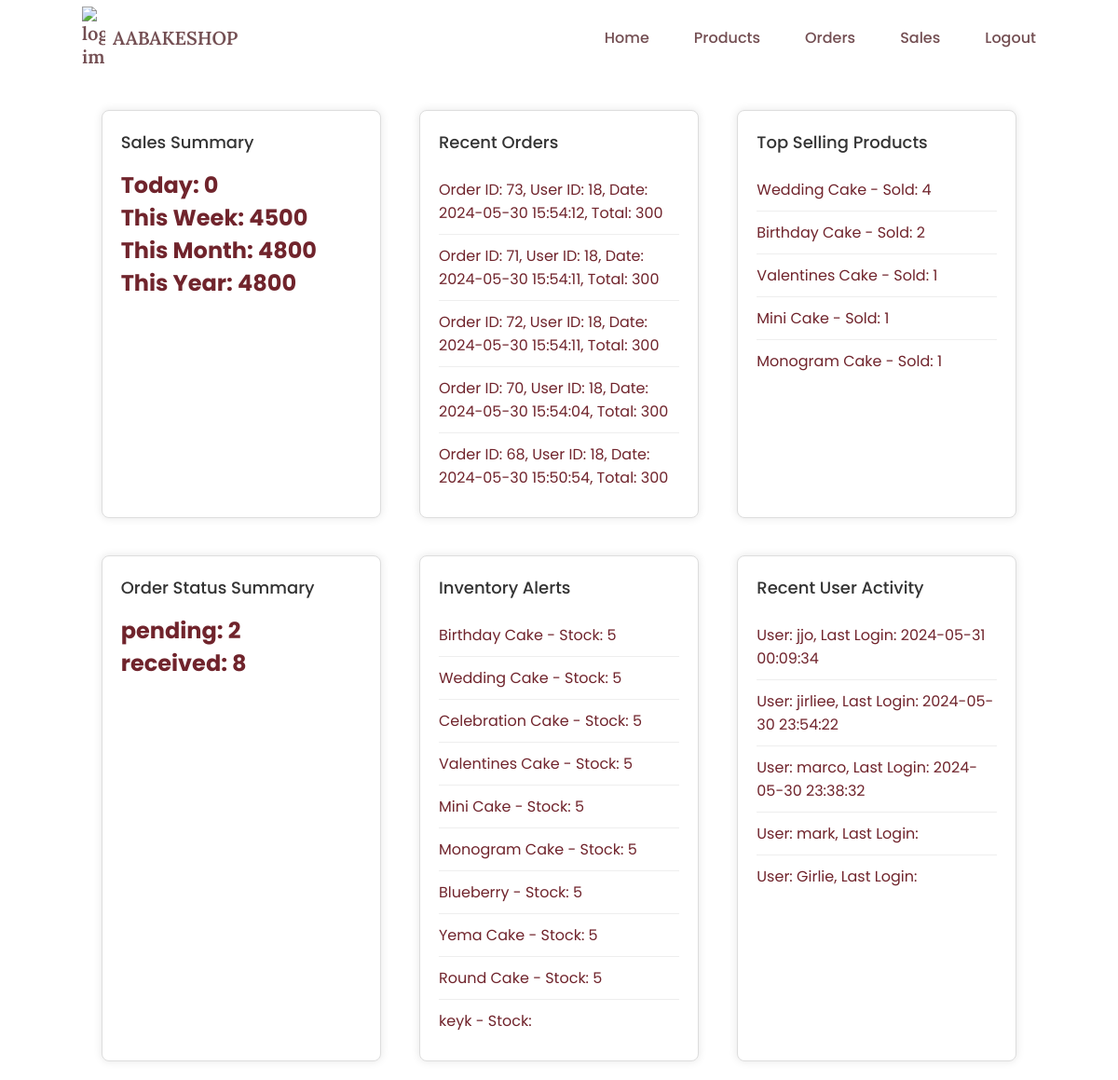
Page /admin/index.php (signed in) on the committed database.
### tables this page shows
CREATE TABLE `orders` (
  `order_id` int(11) NOT NULL,
  `user_id` int(11) NOT NULL,
  `session_id` varchar(255) NOT NULL,
  `product_id` int(255) NOT NULL,
  `product_name` varchar(255) NOT NULL,
  `quantity` int(255) NOT NULL,
  `price` int(255) NOT NULL,
  `order_date` timestamp NOT NULL DEFAULT current_timestamp() ON UPDATE current_timestamp(),
  `subtotal` int(255) NOT NULL,
  `status` varchar(255) DEFAULT 'pending',
  `tracking_number` varchar(16) NOT NULL
);

CREATE TABLE `products` (
  `product_id` int(11) NOT NULL,
  `product_name` varchar(255) NOT NULL,
  `Description` varchar(255) NOT NULL,
  `category_id` varchar(255) NOT NULL,
  `size_id` varchar(255) NOT NULL,
  `stock` varchar(255) NOT NULL,
  `price` varchar(255) NOT NULL,
  `status` varchar(255) NOT NULL,
  `product_image` varchar(255) NOT NULL
);

CREATE TABLE `user` (
  `user_id` int(255) NOT NULL,
  `firstname` varchar(255) NOT NULL,
  `lastname` varchar(255) NOT NULL,
  `username` varchar(255) NOT NULL,
  `password` varchar(255) NOT NULL,
  `email` varchar(255) NOT NULL,
  `role` varchar(255) NOT NULL,
  `last_login` datetime DEFAULT NULL
);

### admin/index.php (the view, shortened to what this page needs)
<!DOCTYPE html>
<html lang="en">
<head>
    <link href="https://cdn.jsdelivr.net/npm/remixicon@2.5.0/fonts/remixicon.css" rel="stylesheet">
    <link rel="stylesheet" href="../css/styles.css">
</head>
<body>
    <header class="header" id="header">
        <nav class="nav container">
            <a href="#" class="nav_logo">
                <img src="../assets/img/cake_logo.png" alt="logo image">
                AABAKESHOP
            </a>
            <div class="nav_menu" id="nav-menu">
                <ul class="nav_list">
                    <li class="nav_item">
                        <a href="index.php" class="nav_link">Home</a>
                    </li>
                    <li class="nav_item">
                        <a href="products.php" class="nav_link">Products</a>
                    </li>
                    <li class="nav_item">
                        <a href="order.php" class="nav_link">Orders</a>
                    </li>
                    <li class="nav_item">
                        <a href="sales.php" class="nav_link">Sales</a>
                    </li>
                </ul>
            </div>
            <a href="admin_logout.php" class="nav_link">Logout</a>
        </nav>
    </header>
    <div class="container">
        <h1>Admin Dashboard</h1>
        <div class="dashboard-container">
            <div class="widget">
                <h2>Sales Summary</h2>
                <?php
                include_once '../db_connection.php';
                $today_sales = $conn->query("SELECT SUM(subtotal) as total_sales FROM orders WHERE DATE(order_date) = CURDATE()")->fetch_assoc()['total_sales'];
                $week_sales = $conn->query("SELECT SUM(subtotal) as total_sales FROM orders WHERE WEEK(order_date) = WEEK(CURDATE())")->fetch_assoc()['total_sales'];
                $month_sales = $conn->query("SELECT SUM(subtotal) as total_sales FROM orders WHERE MONTH(order_date) = MONTH(CURDATE())")->fetch_assoc()['total_sales'];
                $year_sales = $conn->query("SELECT SUM(subtotal) as total_sales FROM orders WHERE YEAR(order_date) = YEAR(CURDATE())")->fetch_assoc()['total_sales'];
                ?>
                <p>Today: <?php echo $today_sales ?: 0; ?></p>
                <p>This Week: <?php echo $week_sales ?: 0; ?></p>
                <p>This Month: <?php echo $month_sales ?: 0; ?></p>
                <p>This Year: <?php echo $year_sales ?: 0; ?></p>
            </div>
            <div class="widget">
                <h2>Recent Orders</h2>
                <ul class="list">
                    <?php
                    $recent_orders = $conn->query("SELECT order_id, user_id, order_date, subtotal FROM orders ORDER BY order_date DESC LIMIT 5");
                    if ($recent_orders->num_rows > 0) {
                        while ($order = $recent_orders->fetch_assoc()) {
                            echo "<li>Order ID: {$order['order_id']}, User ID: {$order['user_id']}, Date: {$order['order_date']}, Total: {$order['subtotal']}</li>";
                        }
                    } else {
                        echo "<li>No recent orders</li>";
                    }
                    ?>
                </ul>
            </div>
            <div class="widget">
                <h2>Top Selling Products</h2>
                <ul class="list">
                    <?php
                    $top_products = $conn->query("SELECT p.product_name, SUM(o.quantity) as total_quantity FROM orders o JOIN products p ON o.product_id = p.product_id GROUP BY o.product_id ORDER BY total_quantity DESC LIMIT 5");
                    if ($top_products->num_rows > 0) {
                        while ($product = $top_products->fetch_assoc()) {
                            echo "<li>{$product['product_name']} - Sold: {$product['total_quantity']}</li>";
                        }
                    } else {
                        echo "<li>No top selling products</li>";
                    }
                    ?>
                </ul>
            </div>
            <div class="widget">
                <h2>Order Status Summary</h2>
                <?php
                $statuses = $conn->query("SELECT status, COUNT(*) as count FROM orders GROUP BY status");
                while ($status = $statuses->fetch_assoc()) {
                    echo "<p>{$status['status']}: {$status['count']}</p>";
                }
                ?>
            </div>
            <div class="widget">
                <h2>Inventory Alerts</h2>
                <ul class="list">
                    <?php
                    $low_stock_products = $conn->query("SELECT product_name, stock FROM products WHERE stock < 10");
                    if ($low_stock_products->num_rows > 0) {
                        while ($product = $low_stock_products->fetch_assoc()) {
                            echo "<li>{$product['product_name']} - Stock: {$product['stock']}</li>";
                        }
                    } else {
                        echo "<li>No low stock products</li>";
                    }
                    ?>
                </ul>
            </div>
            <div class="widget">
                <h2>Recent User Activity</h2>
                <ul class="list">
                    <?php
                    $recent_users = $conn->query("SELECT user_id, username, last_login FROM user ORDER BY last_login DESC LIMIT 5");
                    if ($recent_users->num_rows > 0) {
                        while ($user = $recent_users->fetch_assoc()) {
                            echo "<li>User: {$user['username']}, Last Login: {$user['last_login']}</li>";
                        }
                    } else {
                        echo "<li>No recent user activity</li>";
                    }
                    ?>
                </ul>
            </div>
        </div>
    </div>
</body>
</html>

### css/styles.css (style rules this page uses)
:root { --header-height: 3.5rem; --first-color: hsl(354, 100%, 96%); --first-color-alt: hsl(354, 100%, 94%); --title-color: hsl(354, 19%, 38%); --text-color: hsl(354, 51%, 29%); --text-color-light: hsl(354, 70%, 36%); --body-color: hsl(0, 0%, 100%); --container-color: hsl(0, 0%, 100%); --btn-color: hsl(354,100%,75%); --body-font: "Poppins", sans-serif; --title-font: "Lora", serif; --subtitle-font: "Dancing Script", cursive; --biggest-font-size: 2.25rem; --h1-font-size: 1.5rem; --h2-font-size: 1.25rem; --h3-font-size: 1rem; --normal-font-size: .938rem; --small-font-size: .813rem; --smaller-font-size: .75rem; --font-medium: 500; --font-semi-bold: 600; --z-tooltip: 10; --z-fixed: 100; }
@media screen and (min-width: 1024px) { :root { --biggest-font-size: 4rem; --h1-font-size: 2.25rem; --h2-font-size: 1.5rem; --h3-font-size: 1.25rem; --normal-font-size: 1rem; --small-font-size: .875rem; --smaller-font-size: .813rem; } }
* { box-sizing: border-box; padding: 0; margin: 0; }
html { scroll-behavior: smooth; }
body { font-family: var(--body-font); font-size: var(--normal-font-size); background-color: var(--body-color); color: var(--text-color); transition: background 0.4s; }
h1, h2, h3 { color: var(--title-color); font-weight: var(--font-medium); }
ul { list-style: none; }
a { text-decoration: none; }
img { max-width: 100%; height: auto; }
.container { max-width: 1024px; margin-inline: 1.5rem; }
.header { position: fixed; width: 100%; background-color: var(--body-color); top: 0; left: 0; z-index: var(--z-fixed); transition: box-shadow .3s, background .4s; }
.nav { position: relative; height: var(--header-height); display: flex; justify-content: space-between; align-items: center; }
.nav_logo, .nav_toggle, .nav_close { display: flex; color: var(--title-color); }
.nav_logo { align-items: center; column-gap: .5rem; font-family: var(--title-font); font-size: var(--h3-font-size); font-weight: var(--font-semi-bold); transition: color .3s; }
.nav_logo img { width: 25px; }
.nav_list { display: flex; flex-direction: column; text-align: center; row-gap: 2rem; }
.nav_link { color: var(--title-color); font-weight: var(--font-medium); transition: color .4s; }
@media screen and (min-width: 767px) { .nav { column-gap: 3rem; } }
@media screen and (min-width: 767px) { .nav_list { flex-direction: row; column-gap: 3rem; } }
@media screen and (min-width: 767px) { .nav_menu { margin-left: auto; } }
@media screen and (min-width: 1024px) { .nav { height: calc(var(--header-height) + 1.5rem); } }
@media screen and (min-width: 1064px) { .container { margin-inline: auto; } }

### admin/index.php (style rules this page uses)
.dashboard-container { display: flex; flex-wrap: wrap; justify-content: space-around; margin-top: 50px; }
.widget { background-color: #fff; border: 1px solid #ddd; border-radius: 8px; box-shadow: 0 0 10px rgba(0, 0, 0, 0.1); padding: 20px; margin: 20px; flex: 1 1 300px; max-width: 300px; }
.widget h2 { margin-bottom: 15px; font-size: 18px; color: #333; }
.widget p { font-size: 24px; font-weight: bold; }
.widget .list { list-style-type: none; padding: 0; }
.widget .list li { padding: 10px 0; border-bottom: 1px solid #eee; }
.widget .list li:last-child { border-bottom: none; }

### rows in the picture
orders: order_id "73", user "18", order_date "2024-05-30 15:54:12", subtotal "300"
orders: order_id "71", user "18", order_date "2024-05-30 15:54:11", subtotal "300"
orders: order_id "72", user "18", order_date "2024-05-30 15:54:11", subtotal "300"
orders: order_id "70", user "18", order_date "2024-05-30 15:54:04", subtotal "300"
orders: order_id "68", user "18", order_date "2024-05-30 15:50:54", subtotal "300"
products: product_name "Birthday Cake", stock "5"
products: product_name "Wedding Cake", stock "5"
products: product_name "Celebration Cake", stock "5"
products: product_name "Valentines Cake", stock "5"
products: product_name "Mini Cake", stock "5"
products: product_name "Monogram Cake", stock "5"
products: product_name "Blueberry", stock "5"
products: product_name "Yema Cake", stock "5"
products: product_name "Round Cake", stock "5"
products: product_name "keyk"
user: username "jjo", last_login "2024-05-31 00:09:34"
user: username "jirliee", last_login "2024-05-30 23:54:22"
user: username "marco", last_login "2024-05-30 23:38:32"
user: username "mark"
user: username "Girlie"

### other values in the picture
$today_sales ?: 0 "0"
$week_sales ?: 0 "4500"
$month_sales ?: 0 "4800"
$year_sales ?: 0 "4800"
$product['product_name'] "Wedding Cake"
$product['total_quantity'] "4"
$product['product_name'] "Birthday Cake"
$product['total_quantity'] "2"
$product['product_name'] "Valentines Cake"
$product['total_quantity'] "1"
$product['product_name'] "Mini Cake"
$product['product_name'] "Monogram Cake"
$status['status'] "pending"
$status['count'] "2"
$status['status'] "received"
